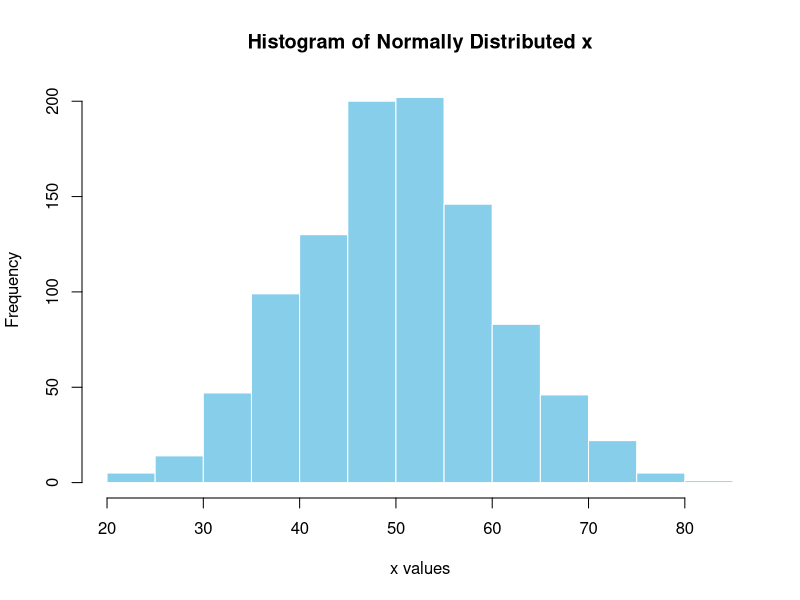

Recreate this plot in R. (Note: this script raises an error after producing the figure.)
# Set seed for reproducibility
set.seed(123)

# Create a normally distributed object with mean=50, sd=10, n=1000
x <- rnorm(1000, mean = 50, sd = 10)

# Histogram
hist(x, 
     main = "Histogram of Normally Distributed x", 
     xlab = "x values", 
     col = "skyblue", 
     border = "white")

# Summary statistics
summary(x)

# Standard deviation and variance
sd(x)
var(x)

# Create y with some linear relationship to x + noise
y <- 0.5 * x + rnorm(1000, mean = 0, sd = 5)

# Create a third variable, uncorrelated
z <- rnorm(1000, mean = 30, sd = 7)

# Scatterplot matrix
pairs(df, main = "Scatterplot Matrix")

plot(x, y, 
     main = "Scatterplot of x vs y", 
     xlab = "x", 
     ylab = "y", 
     pch = 19, 
     col = rgb(0.2, 0.4, 0.6, 0.5))
abline(lm(y ~ x), col = "red", lwd = 2)

plot(density(x), 
     main = "Density Plot of x", 
     col = "darkgreen", 
     lwd = 2)

library(ggplot2)

# Histogram with ggplot2
ggplot(df, aes(x)) +
  geom_histogram(binwidth = 2, fill = "dodgerblue", color = "white") +
  labs(title = "Histogram of x", x = "x", y = "Count")

# Scatter plot with regression line
ggplot(df, aes(x, y)) +
  geom_point(alpha = 0.5) +
  geom_smooth(method = "lm", col = "red") +
  labs(title = "Scatterplot of x vs y with Regression Line")
